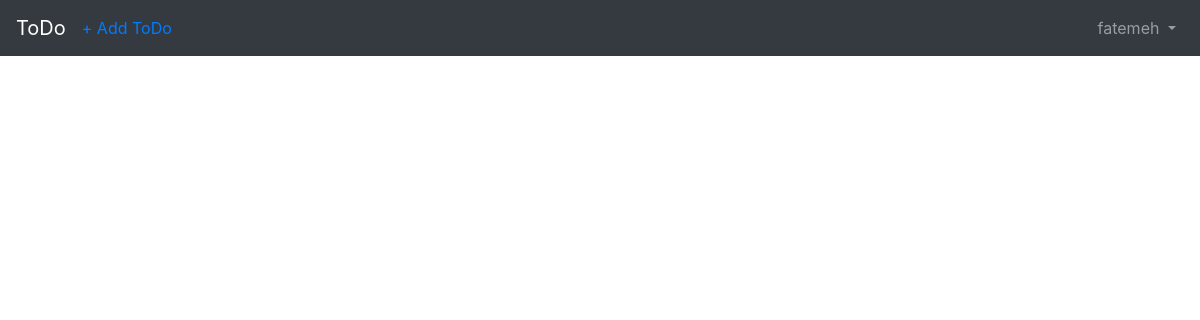
The app's page / (signed in), older data.
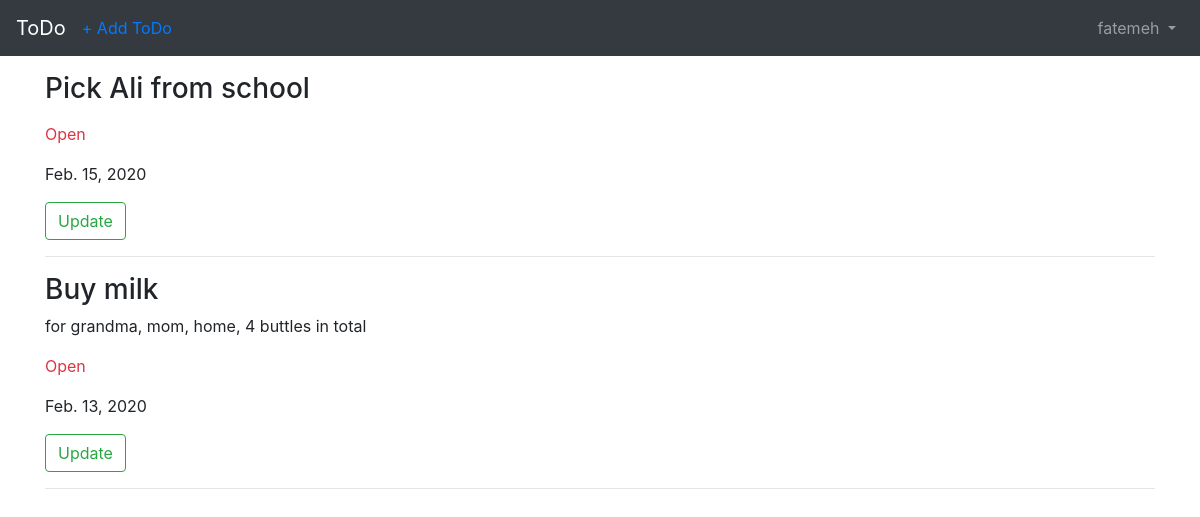
The same page, newer data.
### pages/models.py (models this page shows, shortened)
class ToDo_obj(models.Model):
    STATUS_CHOICES = [
        ('O', 'Open'),
        ('C', 'Close'),
    ]
    title = models.CharField(max_length=200)
    explaination = models.TextField(blank=True, null=True)
    create_date = models.DateTimeField(auto_now_add=True)
    deadline = models.DateField()
    status = models.CharField(
        max_length=1,
        choices=STATUS_CHOICES,
        default='O'
    )
    author = models.ForeignKey(
        get_user_model(),
        on_delete=models.CASCADE,
    )

### pages/views.py (the view)
# urls.py: path('', HomePageView.as_view(), name='home'),
class HomePageView(LoginRequiredMixin, ListView):
    model = ToDo_obj
    template_name = 'home.html'
    login_url = 'login'

### templates/home.html (shortened to what this page needs)
{% extends 'base.html' %}
{% block content %}
  {% for todo in object_list %}
    {% if request.user == todo.author %}
      <p>
        <h3>{{ todo.title }}</h3>
        <p>{{ todo.explaination }}</p>
        {% if todo.status == 'O' %}
          <p class="text-danger">Open</p>
        {% else %}
          <p class="text-success">Close</p>
        {% endif %}
        <p>{{ todo.deadline }}</p>
        <a class="btn btn-outline-success" href="{% url 'todo_update' todo.pk %}">Update</a>
      </p>
      <hr>
    {% endif %}
  {% endfor %}
{% endblock content %}

Row changes from the older to the newer data that the page shows:
added ToDo_obj: title "Pick Ali from school", status "Open", deadline "Feb. 15, 2020"
added ToDo_obj: title "Buy milk", explaination "for grandma, mom, home, 4 buttles in total", status "Open", deadline "Feb. 13, 2020"
